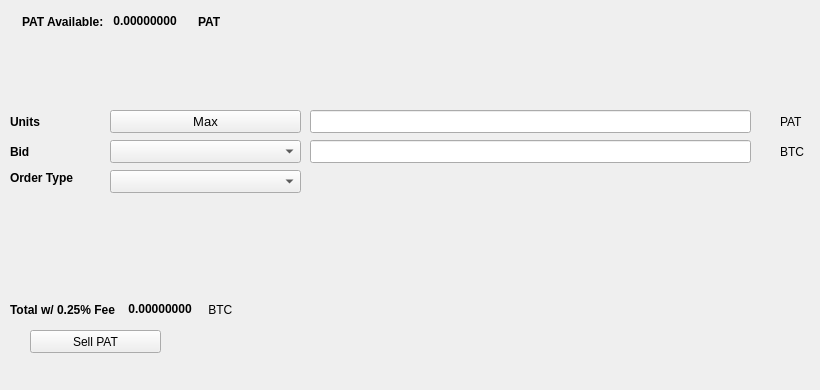
   <widget class="QWidget" name="SellTab">
    <attribute name="title">
     <string>Sell</string>
    </attribute>
    <widget class="QLabel" name="label_16">
     <property name="geometry">
      <rect>
       <x>780</x>
       <y>140</y>
       <width>31</width>
       <height>23</height>
      </rect>
     </property>
     <property name="text">
      <string>BTC</string>
     </property>
    </widget>
    <widget class="QComboBox" name="SellBidcomboBox">
     <property name="geometry">
      <rect>
       <x>110</x>
       <y>140</y>
       <width>191</width>
       <height>23</height>
      </rect>
     </property>
     <property name="font">
      <font>
       <pointsize>10</pointsize>
      </font>
     </property>
    </widget>
    <widget class="QLabel" name="label_18">
     <property name="geometry">
      <rect>
       <x>10</x>
       <y>110</y>
       <width>46</width>
       <height>23</height>
      </rect>
     </property>
     <property name="font">
      <font>
       <weight>75</weight>
       <bold>true</bold>
      </font>
     </property>
     <property name="text">
      <string>Units</string>
     </property>
    </widget>
    <widget class="QPushButton" name="Sell_Max_Amount">
     <property name="geometry">
      <rect>
       <x>110</x>
       <y>110</y>
       <width>191</width>
       <height>23</height>
      </rect>
     </property>
     <property name="font">
      <font>
       <pointsize>10</pointsize>
      </font>
     </property>
     <property name="text">
      <string>Max</string>
     </property>
    </widget>
    <widget class="QLabel" name="label_20">
     <property name="geometry">
      <rect>
       <x>10</x>
       <y>170</y>
       <width>91</width>
       <height>16</height>
      </rect>
     </property>
     <property name="font">
      <font>
       <weight>75</weight>
       <bold>true</bold>
      </font>
     </property>
     <property name="text">
      <string>Order Type</string>
     </property>
    </widget>
    <widget class="QComboBox" name="SellOrdertypeCombo">
     <property name="geometry">
      <rect>
       <x>110</x>
       <y>170</y>
       <width>191</width>
       <height>23</height>
      </rect>
     </property>
     <property name="font">
      <font>
       <pointsize>10</pointsize>
      </font>
     </property>
    </widget>
    <widget class="QLabel" name="label_21">
     <property name="geometry">
      <rect>
       <x>10</x>
       <y>140</y>
       <width>46</width>
       <height>23</height>
      </rect>
     </property>
     <property name="font">
      <font>
       <weight>75</weight>
       <bold>true</bold>
      </font>
     </property>
     <property name="text">
      <string>Bid</string>
     </property>
    </widget>
    <widget class="QLabel" name="label_22">
     <property name="geometry">
      <rect>
       <x>780</x>
       <y>110</y>
       <width>31</width>
       <height>23</height>
      </rect>
     </property>
     <property name="text">
      <string>PAT</string>
     </property>
    </widget>
    <widget class="QLineEdit" name="UnitsInputPAT">
     <property name="geometry">
      <rect>
       <x>310</x>
       <y>110</y>
       <width>441</width>
       <height>23</height>
      </rect>
     </property>
     <property name="font">
      <font>
       <pointsize>9</pointsize>
       <weight>75</weight>
       <bold>true</bold>
      </font>
     </property>
    </widget>
    <widget class="QLineEdit" name="SellBidPriceEdit">
     <property name="geometry">
      <rect>
       <x>310</x>
       <y>140</y>
       <width>441</width>
       <height>23</height>
      </rect>
     </property>
     <property name="font">
      <font>
       <pointsize>9</pointsize>
       <weight>75</weight>
       <bold>true</bold>
      </font>
     </property>
    </widget>
    <widget class="QPushButton" name="SellPATBTN">
     <property name="geometry">
      <rect>
       <x>30</x>
       <y>330</y>
       <width>131</width>
       <height>23</height>
      </rect>
     </property>
     <property name="text">
      <string>Sell PAT</string>
     </property>
     <property name="icon">
      <iconset resource="../pat">
       <normaloff>:/icons/bitcoin</normaloff>:/icons/bitcoin</iconset>
     </property>
    </widget>
    <widget class="QWidget" name="layoutWidget3">
     <property name="geometry">
      <rect>
       <x>22</x>
       <y>12</y>
       <width>258</width>
       <height>19</height>
      </rect>
     </property>
     <layout class="QHBoxLayout" name="horizontalLayout">
      <item>
       <widget class="QLabel" name="label232_2">
        <property name="font">
         <font>
          <weight>75</weight>
          <bold>true</bold>
         </font>
        </property>
        <property name="text">
         <string>PAT Available:</string>
        </property>
       </widget>
      </item>
      <item>
       <widget class="QLabel" name="PATAvailableLabel">
        <property name="palette">
         <palette>
          <active>
           <colorrole role="WindowText">
            <brush brushstyle="SolidPattern">
             <color alpha="255">
              <red>0</red>
              <green>0</green>
              <blue>0</blue>
             </color>
            </brush>
           </colorrole>
           <colorrole role="Button">
            <brush brushstyle="SolidPattern">
             <color alpha="255">
              <red>0</red>
              <green>170</green>
              <blue>0</blue>
             </color>
            </brush>
           </colorrole>
           <colorrole role="Light">
            <brush brushstyle="SolidPattern">
             <color alpha="255">
              <red>0</red>
              <green>255</green>
              <blue>0</blue>
             </color>
            </brush>
           </colorrole>
           <colorrole role="Midlight">
            <brush brushstyle="SolidPattern">
             <color alpha="255">
              <red>0</red>
              <green>212</green>
              <blue>0</blue>
             </color>
            </brush>
           </colorrole>
           <colorrole role="Dark">
            <brush brushstyle="SolidPattern">
             <color alpha="255">
              <red>0</red>
              <green>85</green>
              <blue>0</blue>
             </color>
            </brush>
           </colorrole>
           <colorrole role="Mid">
            <brush brushstyle="SolidPattern">
             <color alpha="255">
              <red>0</red>
              <green>113</green>
              <blue>0</blue>
             </color>
            </brush>
           </colorrole>
           <colorrole role="Text">
            <brush brushstyle="SolidPattern">
             <color alpha="255">
              <red>0</red>
              <green>170</green>
              <blue>0</blue>
             </color>
            </brush>
           </colorrole>
           <colorrole role="BrightText">
            <brush brushstyle="SolidPattern">
             <color alpha="255">
              <red>255</red>
              <green>255</green>
              <blue>255</blue>
             </color>
            </brush>
           </colorrole>
           <colorrole role="ButtonText">
            <brush brushstyle="SolidPattern">
             <color alpha="255">
              <red>0</red>
              <green>0</green>
              <blue>0</blue>
             </color>
            </brush>
           </colorrole>
           <colorrole role="Base">
            <brush brushstyle="SolidPattern">
             <color alpha="255">
              <red>255</red>
              <green>255</green>
              <blue>255</blue>
             </color>
            </brush>
           </colorrole>
           <colorrole role="Window">
            <brush brushstyle="SolidPattern">
             <color alpha="255">
              <red>0</red>
              <green>170</green>
              <blue>0</blue>
             </color>
            </brush>
           </colorrole>
           <colorrole role="Shadow">
            <brush brushstyle="SolidPattern">
             <color alpha="255">
              <red>0</red>
              <green>0</green>
              <blue>0</blue>
             </color>
            </brush>
           </colorrole>
           <colorrole role="AlternateBase">
            <brush brushstyle="SolidPattern">
             <color alpha="255">
              <red>127</red>
              <green>212</green>
              <blue>127</blue>
             </color>
            </brush>
           </colorrole>
           <colorrole role="ToolTipBase">
            <brush brushstyle="SolidPattern">
             <color alpha="255">
              <red>255</red>
              <green>255</green>
              <blue>220</blue>
             </color>
            </brush>
           </colorrole>
           <colorrole role="ToolTipText">
            <brush brushstyle="SolidPattern">
             <color alpha="255">
              <red>0</red>
              <green>0</green>
              <blue>0</blue>
             </color>
            </brush>
           </colorrole>
          </active>
          <inactive>
           <colorrole role="WindowText">
            <brush brushstyle="SolidPattern">
             <color alpha="255">
              <red>0</red>
              <green>0</green>
              <blue>0</blue>
             </color>
            </brush>
           </colorrole>
           <colorrole role="Button">
            <brush brushstyle="SolidPattern">
             <color alpha="255">
              <red>0</red>
              <green>170</green>
              <blue>0</blue>
             </color>
            </brush>
           </colorrole>
           <colorrole role="Light">
            <brush brushstyle="SolidPattern">
             <color alpha="255">
              <red>0</red>
              <green>255</green>
              <blue>0</blue>
             </color>
            </brush>
           </colorrole>
           <colorrole role="Midlight">
            <brush brushstyle="SolidPattern">
             <color alpha="255">
              <red>0</red>
              <green>212</green>
              <blue>0</blue>
             </color>
            </brush>
           </colorrole>
           <colorrole role="Dark">
            <brush brushstyle="SolidPattern">
             <color alpha="255">
              <red>0</red>
              <green>85</green>
              <blue>0</blue>
             </color>
            </brush>
           </colorrole>
           <colorrole role="Mid">
            <brush brushstyle="SolidPattern">
             <color alpha="255">
              <red>0</red>
              <green>113</green>
              <blue>0</blue>
             </color>
            </brush>
           </colorrole>
           <colorrole role="Text">
            <brush brushstyle="SolidPattern">
             <color alpha="255">
              <red>0</red>
              <green>170</green>
              <blue>0</blue>
             </color>
            </brush>
           </colorrole>
           <colorrole role="BrightText">
            <brush brushstyle="SolidPattern">
             <color alpha="255">
              <red>255</red>
              <green>255</green>
              <blue>255</blue>
             </color>
            </brush>
           </colorrole>
           <colorrole role="ButtonText">
            <brush brushstyle="SolidPattern">
             <color alpha="255">
              <red>0</red>
              <green>0</green>
              <blue>0</blue>
             </color>
            </brush>
           </colorrole>
           <colorrole role="Base">
            <brush brushstyle="SolidPattern">
             <color alpha="255">
              <red>255</red>
              <green>255</green>
              <blue>255</blue>
             </color>
            </brush>
           </colorrole>
           <colorrole role="Window">
            <brush brushstyle="SolidPattern">
             <color alpha="255">
              <red>0</red>
              <green>170</green>
              <blue>0</blue>
             </color>
            </brush>
           </colorrole>
           <colorrole role="Shadow">
            <brush brushstyle="SolidPattern">
             <color alpha="255">
              <red>0</red>
              <green>0</green>
              <blue>0</blue>
             </color>
            </brush>
           </colorrole>
           <colorrole role="AlternateBase">
            <brush brushstyle="SolidPattern">
             <color alpha="255">
              <red>127</red>
              <green>212</green>
              <blue>127</blue>
             </color>
            </brush>
           </colorrole>
           <colorrole role="ToolTipBase">
            <brush brushstyle="SolidPattern">
             <color alpha="255">
              <red>255</red>
              <green>255</green>
              <blue>220</blue>
             </color>
            </brush>
           </colorrole>
           <colorrole role="ToolTipText">
            <brush brushstyle="SolidPattern">
             <color alpha="255">
              <red>0</red>
              <green>0</green>
              <blue>0</blue>
             </color>
            </brush>
           </colorrole>
          </inactive>
          <disabled>
           <colorrole role="WindowText">
            <brush brushstyle="SolidPattern">
             <color alpha="255">
              <red>0</red>
              <green>85</green>
              <blue>0</blue>
             </color>
            </brush>
           </colorrole>
           <colorrole role="Button">
            <brush brushstyle="SolidPattern">
             <color alpha="255">
              <red>0</red>
              <green>170</green>
              <blue>0</blue>
             </color>
            </brush>
           </colorrole>
           <colorrole role="Light">
            <brush brushstyle="SolidPattern">
             <color alpha="255">
              <red>0</red>
              <green>255</green>
              <blue>0</blue>
             </color>
            </brush>
           </colorrole>
           <colorrole role="Midlight">
            <brush brushstyle="SolidPattern">
             <color alpha="255">
              <red>0</red>
              <green>212</green>
              <blue>0</blue>
             </color>
            </brush>
           </colorrole>
           <colorrole role="Dark">
            <brush brushstyle="SolidPattern">
             <color alpha="255">
              <red>0</red>
              <green>85</green>
              <blue>0</blue>
             </color>
            </brush>
           </colorrole>
           <colorrole role="Mid">
            <brush brushstyle="SolidPattern">
             <color alpha="255">
              <red>0</red>
              <green>113</green>
              <blue>0</blue>
             </color>
            </brush>
           </colorrole>
           <colorrole role="Text">
            <brush brushstyle="SolidPattern">
             <color alpha="255">
              <red>0</red>
              <green>85</green>
              <blue>0</blue>
             </color>
            </brush>
           </colorrole>
           <colorrole role="BrightText">
            <brush brushstyle="SolidPattern">
             <color alpha="255">
              <red>255</red>
              <green>255</green>
              <blue>255</blue>
             </color>
            </brush>
           </colorrole>
           <colorrole role="ButtonText">
            <brush brushstyle="SolidPattern">
             <color alpha="255">
              <red>0</red>
              <green>85</green>
              <blue>0</blue>
             </color>
            </brush>
           </colorrole>
           <colorrole role="Base">
            <brush brushstyle="SolidPattern">
             <color alpha="255">
              <red>0</red>
              <green>170</green>
              <blue>0</blue>
             </color>
            </brush>
           </colorrole>
           <colorrole role="Window">
            <brush brushstyle="SolidPattern">
             <color alpha="255">
              <red>0</red>
              <green>170</green>
              <blue>0</blue>
             </color>
            </brush>
           </colorrole>
           <colorrole role="Shadow">
            <brush brushstyle="SolidPattern">
             <color alpha="255">
              <red>0</red>
              <green>0</green>
              <blue>0</blue>
             </color>
            </brush>
           </colorrole>
           <colorrole role="AlternateBase">
            <brush brushstyle="SolidPattern">
             <color alpha="255">
              <red>0</red>
              <green>170</green>
              <blue>0</blue>
             </color>
            </brush>
           </colorrole>
           <colorrole role="ToolTipBase">
            <brush brushstyle="SolidPattern">
             <color alpha="255">
              <red>255</red>
              <green>255</green>
              <blue>220</blue>
             </color>
            </brush>
           </colorrole>
           <colorrole role="ToolTipText">
            <brush brushstyle="SolidPattern">
             <color alpha="255">
              <red>0</red>
              <green>0</green>
              <blue>0</blue>
             </color>
            </brush>
           </colorrole>
          </disabled>
         </palette>
        </property>
        <property name="font">
         <font>
          <weight>75</weight>
          <bold>true</bold>
         </font>
        </property>
        <property name="text">
         <string> 0.00000000 </string>
        </property>
        <property name="textInteractionFlags">
         <set>Qt::LinksAccessibleByMouse|Qt::TextSelectableByKeyboard|Qt::TextSelectableByMouse</set>
        </property>
       </widget>
      </item>
      <item>
       <widget class="QLabel" name="labelPAT">
        <property name="font">
         <font>
          <weight>75</weight>
          <bold>true</bold>
         </font>
        </property>
        <property name="text">
         <string>PAT</string>
        </property>
       </widget>
      </item>
     </layout>
    </widget>
    <widget class="QWidget" name="layoutWidget">
     <property name="geometry">
      <rect>
       <x>10</x>
       <y>300</y>
       <width>268</width>
       <height>19</height>
      </rect>
     </property>
     <layout class="QHBoxLayout" name="horizontalLayout_2">
      <item>
       <widget class="QLabel" name="label_19">
        <property name="font">
         <font>
          <weight>75</weight>
          <bold>true</bold>
         </font>
        </property>
        <property name="text">
         <string>Total w/ 0.25% Fee </string>
        </property>
       </widget>
      </item>
      <item>
       <widget class="QLabel" name="SellCostLabel">
        <property name="palette">
         <palette>
          <active>
           <colorrole role="WindowText">
            <brush brushstyle="SolidPattern">
             <color alpha="255">
              <red>0</red>
              <green>0</green>
              <blue>0</blue>
             </color>
            </brush>
           </colorrole>
           <colorrole role="Button">
            <brush brushstyle="SolidPattern">
             <color alpha="255">
              <red>0</red>
              <green>170</green>
              <blue>0</blue>
             </color>
            </brush>
           </colorrole>
           <colorrole role="Light">
            <brush brushstyle="SolidPattern">
             <color alpha="255">
              <red>0</red>
              <green>255</green>
              <blue>0</blue>
             </color>
            </brush>
           </colorrole>
           <colorrole role="Midlight">
            <brush brushstyle="SolidPattern">
             <color alpha="255">
              <red>0</red>
              <green>212</green>
              <blue>0</blue>
             </color>
            </brush>
           </colorrole>
           <colorrole role="Dark">
            <brush brushstyle="SolidPattern">
             <color alpha="255">
              <red>0</red>
              <green>85</green>
              <blue>0</blue>
             </color>
            </brush>
           </colorrole>
           <colorrole role="Mid">
            <brush brushstyle="SolidPattern">
             <color alpha="255">
              <red>0</red>
              <green>113</green>
              <blue>0</blue>
             </color>
            </brush>
           </colorrole>
           <colorrole role="Text">
            <brush brushstyle="SolidPattern">
             <color alpha="255">
              <red>0</red>
              <green>170</green>
              <blue>0</blue>
             </color>
            </brush>
           </colorrole>
           <colorrole role="BrightText">
            <brush brushstyle="SolidPattern">
             <color alpha="255">
              <red>255</red>
              <green>255</green>
              <blue>255</blue>
             </color>
            </brush>
           </colorrole>
           <colorrole role="ButtonText">
            <brush brushstyle="SolidPattern">
             <color alpha="255">
              <red>0</red>
              <green>0</green>
              <blue>0</blue>
             </color>
            </brush>
           </colorrole>
           <colorrole role="Base">
            <brush brushstyle="SolidPattern">
             <color alpha="255">
              <red>255</red>
              <green>255</green>
              <blue>255</blue>
             </color>
            </brush>
           </colorrole>
           <colorrole role="Window">
            <brush brushstyle="SolidPattern">
             <color alpha="255">
              <red>0</red>
              <green>170</green>
              <blue>0</blue>
             </color>
            </brush>
           </colorrole>
           <colorrole role="Shadow">
            <brush brushstyle="SolidPattern">
             <color alpha="255">
              <red>0</red>
              <green>0</green>
              <blue>0</blue>
             </color>
            </brush>
           </colorrole>
           <colorrole role="AlternateBase">
            <brush brushstyle="SolidPattern">
             <color alpha="255">
              <red>127</red>
              <green>212</green>
              <blue>127</blue>
             </color>
            </brush>
           </colorrole>
           <colorrole role="ToolTipBase">
            <brush brushstyle="SolidPattern">
             <color alpha="255">
              <red>255</red>
              <green>255</green>
              <blue>220</blue>
             </color>
            </brush>
           </colorrole>
           <colorrole role="ToolTipText">
            <brush brushstyle="SolidPattern">
             <color alpha="255">
              <red>0</red>
              <green>0</green>
              <blue>0</blue>
             </color>
            </brush>
           </colorrole>
          </active>
          <inactive>
           <colorrole role="WindowText">
            <brush brushstyle="SolidPattern">
             <color alpha="255">
              <red>0</red>
              <green>0</green>
              <blue>0</blue>
             </color>
            </brush>
           </colorrole>
           <colorrole role="Button">
            <brush brushstyle="SolidPattern">
             <color alpha="255">
              <red>0</red>
              <green>170</green>
              <blue>0</blue>
             </color>
            </brush>
           </colorrole>
           <colorrole role="Light">
            <brush brushstyle="SolidPattern">
             <color alpha="255">
              <red>0</red>
              <green>255</green>
              <blue>0</blue>
             </color>
            </brush>
           </colorrole>
           <colorrole role="Midlight">
            <brush brushstyle="SolidPattern">
             <color alpha="255">
              <red>0</red>
              <green>212</green>
              <blue>0</blue>
             </color>
            </brush>
           </colorrole>
           <colorrole role="Dark">
            <brush brushstyle="SolidPattern">
             <color alpha="255">
              <red>0</red>
              <green>85</green>
              <blue>0</blue>
             </color>
            </brush>
           </colorrole>
           <colorrole role="Mid">
            <brush brushstyle="SolidPattern">
             <color alpha="255">
              <red>0</red>
              <green>113</green>
              <blue>0</blue>
             </color>
            </brush>
           </colorrole>
           <colorrole role="Text">
            <brush brushstyle="SolidPattern">
             <color alpha="255">
              <red>0</red>
              <green>170</green>
              <blue>0</blue>
             </color>
            </brush>
           </colorrole>
           <colorrole role="BrightText">
            <brush brushstyle="SolidPattern">
             <color alpha="255">
              <red>255</red>
              <green>255</green>
              <blue>255</blue>
             </color>
            </brush>
           </colorrole>
           <colorrole role="ButtonText">
            <brush brushstyle="SolidPattern">
             <color alpha="255">
              <red>0</red>
              <green>0</green>
              <blue>0</blue>
             </color>
            </brush>
           </colorrole>
           <colorrole role="Base">
            <brush brushstyle="SolidPattern">
             <color alpha="255">
              <red>255</red>
              <green>255</green>
              <blue>255</blue>
             </color>
            </brush>
           </colorrole>
           <colorrole role="Window">
            <brush brushstyle="SolidPattern">
             <color alpha="255">
              <red>0</red>
              <green>170</green>
              <blue>0</blue>
             </color>
            </brush>
           </colorrole>
           <colorrole role="Shadow">
            <brush brushstyle="SolidPattern">
             <color alpha="255">
              <red>0</red>
              <green>0</green>
              <blue>0</blue>
             </color>
            </brush>
           </colorrole>
           <colorrole role="AlternateBase">
            <brush brushstyle="SolidPattern">
             <color alpha="255">
              <red>127</red>
              <green>212</green>
              <blue>127</blue>
             </color>
            </brush>
           </colorrole>
           <colorrole role="ToolTipBase">
            <brush brushstyle="SolidPattern">
             <color alpha="255">
              <red>255</red>
              <green>255</green>
              <blue>220</blue>
             </color>
            </brush>
           </colorrole>
           <colorrole role="ToolTipText">
            <brush brushstyle="SolidPattern">
             <color alpha="255">
              <red>0</red>
              <green>0</green>
              <blue>0</blue>
             </color>
            </brush>
           </colorrole>
          </inactive>
          <disabled>
           <colorrole role="WindowText">
            <brush brushstyle="SolidPattern">
             <color alpha="255">
              <red>0</red>
              <green>85</green>
              <blue>0</blue>
             </color>
            </brush>
           </colorrole>
           <colorrole role="Button">
            <brush brushstyle="SolidPattern">
             <color alpha="255">
              <red>0</red>
              <green>170</green>
              <blue>0</blue>
             </color>
            </brush>
           </colorrole>
           <colorrole role="Light">
            <brush brushstyle="SolidPattern">
             <color alpha="255">
              <red>0</red>
              <green>255</green>
              <blue>0</blue>
             </color>
            </brush>
           </colorrole>
           <colorrole role="Midlight">
            <brush brushstyle="SolidPattern">
             <color alpha="255">
              <red>0</red>
              <green>212</green>
              <blue>0</blue>
             </color>
            </brush>
           </colorrole>
           <colorrole role="Dark">
            <brush brushstyle="SolidPattern">
             <color alpha="255">
              <red>0</red>
              <green>85</green>
              <blue>0</blue>
             </color>
            </brush>
           </colorrole>
           <colorrole role="Mid">
            <brush brushstyle="SolidPattern">
             <color alpha="255">
              <red>0</red>
              <green>113</green>
              <blue>0</blue>
             </color>
            </brush>
           </colorrole>
           <colorrole role="Text">
            <brush brushstyle="SolidPattern">
             <color alpha="255">
              <red>0</red>
              <green>85</green>
              <blue>0</blue>
             </color>
            </brush>
           </colorrole>
           <colorrole role="BrightText">
            <brush brushstyle="SolidPattern">
             <color alpha="255">
              <red>255</red>
              <green>255</green>
              <blue>255</blue>
             </color>
            </brush>
           </colorrole>
           <colorrole role="ButtonText">
            <brush brushstyle="SolidPattern">
             <color alpha="255">
              <red>0</red>
              <green>85</green>
              <blue>0</blue>
             </color>
            </brush>
           </colorrole>
           <colorrole role="Base">
            <brush brushstyle="SolidPattern">
             <color alpha="255">
              <red>0</red>
              <green>170</green>
              <blue>0</blue>
             </color>
            </brush>
           </colorrole>
           <colorrole role="Window">
            <brush brushstyle="SolidPattern">
             <color alpha="255">
              <red>0</red>
              <green>170</green>
              <blue>0</blue>
             </color>
            </brush>
           </colorrole>
           <colorrole role="Shadow">
            <brush brushstyle="SolidPattern">
             <color alpha="255">
              <red>0</red>
              <green>0</green>
              <blue>0</blue>
             </color>
            </brush>
           </colorrole>
           <colorrole role="AlternateBase">
            <brush brushstyle="SolidPattern">
             <color alpha="255">
              <red>0</red>
              <green>170</green>
              <blue>0</blue>
             </color>
            </brush>
           </colorrole>
           <colorrole role="ToolTipBase">
            <brush brushstyle="SolidPattern">
             <color alpha="255">
              <red>255</red>
              <green>255</green>
              <blue>220</blue>
             </color>
            </brush>
           </colorrole>
           <colorrole role="ToolTipText">
            <brush brushstyle="SolidPattern">
             <color alpha="255">
              <red>0</red>
              <green>0</green>
              <blue>0</blue>
             </color>
            </brush>
           </colorrole>
          </disabled>
         </palette>
        </property>
        <property name="font">
         <font>
          <weight>75</weight>
          <bold>true</bold>
         </font>
        </property>
        <property name="autoFillBackground">
         <bool>false</bool>
        </property>
        <property name="text">
         <string> 0.00000000</string>
        </property>
        <property name="textInteractionFlags">
         <set>Qt::LinksAccessibleByMouse|Qt::TextSelectableByMouse</set>
        </property>
       </widget>
      </item>
      <item>
       <widget class="QLabel" name="label_17">
        <property name="font">
         <font>
          <weight>50</weight>
          <bold>false</bold>
         </font>
        </property>
        <property name="text">
         <string> BTC</string>
        </property>
       </widget>
      </item>
     </layout>
    </widget>
    <widget class="QLabel" name="label_23">
     <property name="geometry">
      <rect>
       <x>460</x>
       <y>300</y>
       <width>281</width>
       <height>81</height>
      </rect>
     </property>
     <property name="text">
      <string/>
     </property>
     <property name="pixmap">
      <pixmap>:/images/bittrex</pixmap>
     </property>
    </widget>
   </widget>
